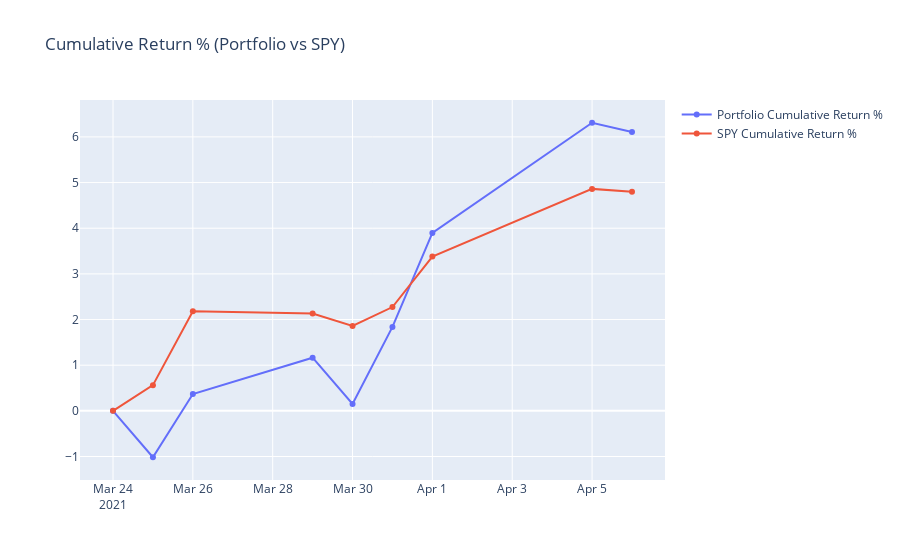

Notebook cell for this chart:
### Code cell
# Visualize Return %
fig = go.Figure()
fig.add_trace(go.Scatter(x=portfolio_val.index, y= portfolio_val['Cum Return %'], name='Portfolio Cumulative Return %'))
fig.add_trace(go.Scatter(x=SPY.index, y=SPY['Cum Return %'],name='SPY Cumulative Return %'))
fig.update_layout(title="Cumulative Return % (Portfolio vs SPY)")

### Figure 1 — Plotly figure (JSON) as saved in the notebook; plotly's stock layout.template omitted (floating-point values rounded to 4 significant figures)
{"data": [{"name": "Portfolio Cumulative Return %", "type": "scatter", "x": ["2021-03-24T00:00:00", "2021-03-25T00:00:00", "2021-03-26T00:00:00", "2021-03-29T00:00:00", "2021-03-30T00:00:00", "2021-03-31T00:00:00", "2021-04-01T00:00:00", "2021-04-05T00:00:00", "2021-04-06T00:00:00"], "y": [0, -1.016, 0.3675, 1.164, 0.1525, 1.839, 3.897, 6.31, 6.107]}, {"name": "SPY Cumulative Return %", "type": "scatter", "x": ["2021-03-24T00:00:00", "2021-03-25T00:00:00", "2021-03-26T00:00:00", "2021-03-29T00:00:00", "2021-03-30T00:00:00", "2021-03-31T00:00:00", "2021-04-01T00:00:00", "2021-04-05T00:00:00", "2021-04-06T00:00:00"], "y": [0, 0.5626, 2.183, 2.132, 1.861, 2.273, 3.378, 4.862, 4.8]}], "layout": {"autosize": true, "title": {"text": "Cumulative Return % (Portfolio vs SPY)"}, "xaxis": {"autorange": true, "range": ["2021-03-23 05:11:26.6485", "2021-04-06 18:48:33.3515"], "type": "date"}, "yaxis": {"autorange": true, "range": [-1.553, 6.847], "type": "linear"}}}
